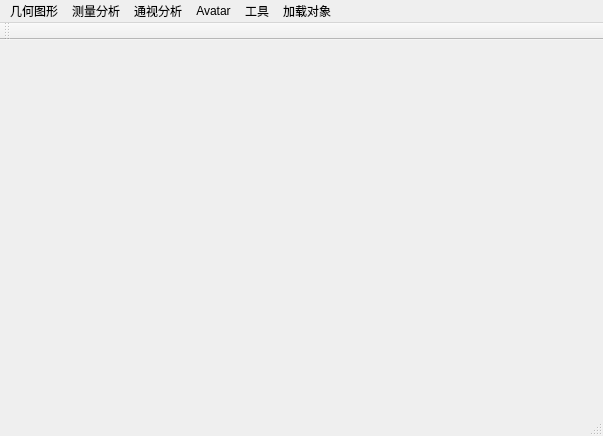
<?xml version="1.0" encoding="UTF-8"?>
<ui version="4.0">
 <class>OSGEarthClass</class>
 <widget class="QMainWindow" name="OSGEarthClass">
  <property name="geometry">
   <rect>
    <x>0</x>
    <y>0</y>
    <width>603</width>
    <height>436</height>
   </rect>
  </property>
  <property name="windowTitle">
   <string>OSGEarth</string>
  </property>
  <widget class="QWidget" name="centralWidget"/>
  <widget class="QMenuBar" name="menuBar">
   <property name="geometry">
    <rect>
     <x>0</x>
     <y>0</y>
     <width>603</width>
     <height>23</height>
    </rect>
   </property>
   <widget class="QMenu" name="menu">
    <property name="title">
     <string>几何图形</string>
    </property>
    <addaction name="actionLine"/>
    <addaction name="actionPolygon"/>
    <addaction name="actionCircle"/>
   </widget>
   <widget class="QMenu" name="menu_2">
    <property name="title">
     <string>测量分析</string>
    </property>
    <addaction name="actionDistance"/>
    <addaction name="actionHeight"/>
    <addaction name="actionArea"/>
    <addaction name="actionWater"/>
   </widget>
   <widget class="QMenu" name="menu_3">
    <property name="title">
     <string>通视分析</string>
    </property>
    <addaction name="actionLineAns"/>
    <addaction name="actionAreaAns"/>
   </widget>
   <widget class="QMenu" name="menu_4">
    <property name="title">
     <string>Avatar</string>
    </property>
    <addaction name="actionAvatar"/>
    <addaction name="actionOverlay"/>
   </widget>
   <widget class="QMenu" name="menu_5">
    <property name="title">
     <string>工具</string>
    </property>
    <addaction name="actionGride"/>
    <addaction name="actionMap"/>
    <addaction name="actionSwitchMap"/>
   </widget>
   <widget class="QMenu" name="menu_6">
    <property name="title">
     <string>加载对象</string>
    </property>
    <addaction name="actionCatalog"/>
   </widget>
   <addaction name="menu"/>
   <addaction name="menu_2"/>
   <addaction name="menu_3"/>
   <addaction name="menu_4"/>
   <addaction name="menu_5"/>
   <addaction name="menu_6"/>
  </widget>
  <widget class="QToolBar" name="mainToolBar">
   <attribute name="toolBarArea">
    <enum>TopToolBarArea</enum>
   </attribute>
   <attribute name="toolBarBreak">
    <bool>false</bool>
   </attribute>
  </widget>
  <widget class="QStatusBar" name="statusBar"/>
  <action name="actionLine">
   <property name="checkable">
    <bool>true</bool>
   </property>
   <property name="text">
    <string>线</string>
   </property>
  </action>
  <action name="actionPolygon">
   <property name="checkable">
    <bool>true</bool>
   </property>
   <property name="text">
    <string>多边形</string>
   </property>
  </action>
  <action name="actionCircle">
   <property name="checkable">
    <bool>true</bool>
   </property>
   <property name="text">
    <string>圆</string>
   </property>
  </action>
  <action name="actionHeight">
   <property name="checkable">
    <bool>true</bool>
   </property>
   <property name="text">
    <string>高度测量</string>
   </property>
  </action>
  <action name="actionDistance">
   <property name="checkable">
    <bool>true</bool>
   </property>
   <property name="text">
    <string>长度测量</string>
   </property>
  </action>
  <action name="actionArea">
   <property name="checkable">
    <bool>true</bool>
   </property>
   <property name="text">
    <string>面积测量</string>
   </property>
  </action>
  <action name="actionWater">
   <property name="checkable">
    <bool>true</bool>
   </property>
   <property name="text">
    <string>水淹分析</string>
   </property>
  </action>
  <action name="actionLineAns">
   <property name="checkable">
    <bool>true</bool>
   </property>
   <property name="text">
    <string>两点通视</string>
   </property>
  </action>
  <action name="actionAreaAns">
   <property name="checkable">
    <bool>true</bool>
   </property>
   <property name="text">
    <string>区域通视</string>
   </property>
  </action>
  <action name="actionAvatar">
   <property name="checkable">
    <bool>true</bool>
   </property>
   <property name="text">
    <string>控制</string>
   </property>
  </action>
  <action name="actionOverlay">
   <property name="checkable">
    <bool>true</bool>
   </property>
   <property name="text">
    <string>Overlay</string>
   </property>
  </action>
  <action name="actionGride">
   <property name="checkable">
    <bool>true</bool>
   </property>
   <property name="text">
    <string>网格</string>
   </property>
  </action>
  <action name="actionMap">
   <property name="checkable">
    <bool>true</bool>
   </property>
   <property name="text">
    <string>小地图</string>
   </property>
  </action>
  <action name="actionSwitchMap">
   <property name="text">
    <string>切换地图</string>
   </property>
  </action>
  <action name="actionCatalog">
   <property name="text">
    <string>加载目录</string>
   </property>
  </action>
 </widget>
 <layoutdefault spacing="6" margin="11"/>
 <resources>
  <include location="osgearth.qrc"/>
 </resources>
 <connections/>
</ui>
